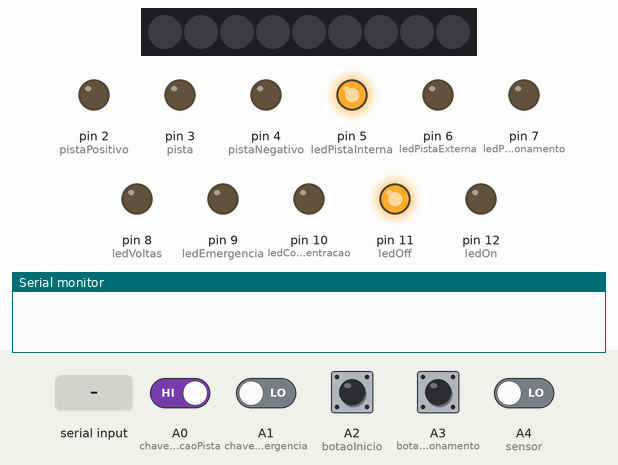
Recording of a sketch running on a simulated Arduino Uno, built with avr-gcc and run on an emulated ATmega328P. Parts: 9 RGB LEDs in strip order, left to right, output pins drawn as LEDs (lit = HIGH), the last lines printed to the serial monitor. Inputs (shaded band) come from the test bench; at power-on: A0 (chaveSelecaoPista) HIGH, A1 (chaveEmergencia), A2 (botaoInicio), A3 (botaoPosicionamento), A4 (sensor) LOW. The strip is taken to match the declared colour order; random numbers use the default seed unless the sketch sets one.

Above: at 1.2 s.
1.3 s: A1 (chaveEmergencia) driven HIGH
At 3.3 s:
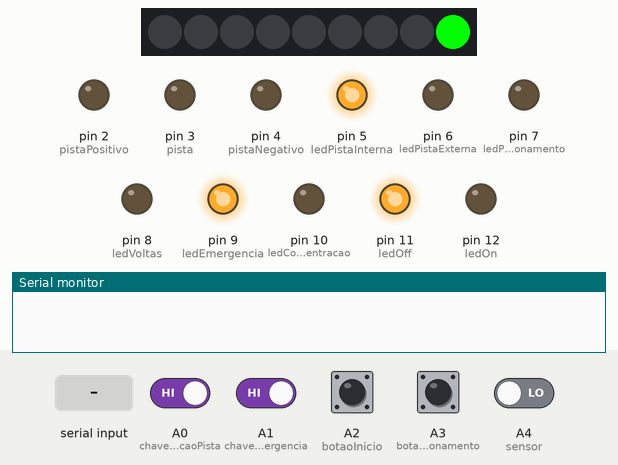
4.3 s: A0 (chaveSelecaoPista) driven LOW
At 6.1 s:
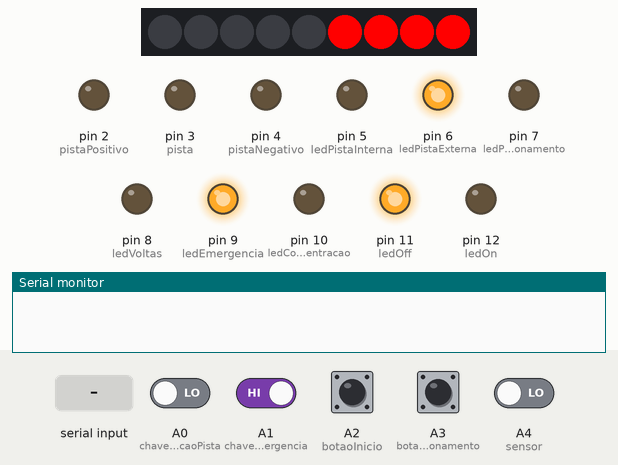
7.3 s: A0 (chaveSelecaoPista) driven HIGH
At 10.0 s:
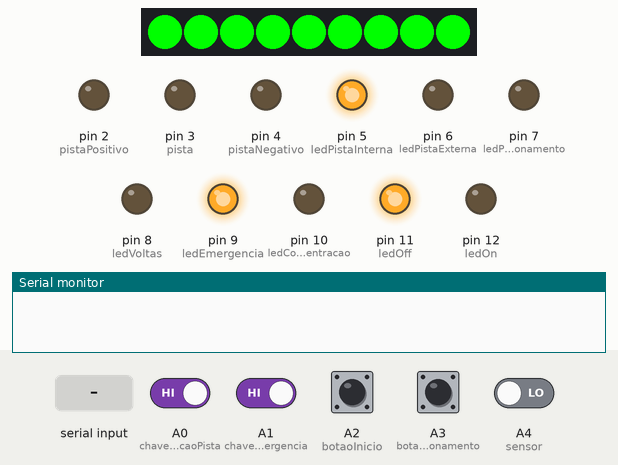
10.3 s: A2 (botaoInicio) pulled HIGH for 0.15 s
At 11.3 s:
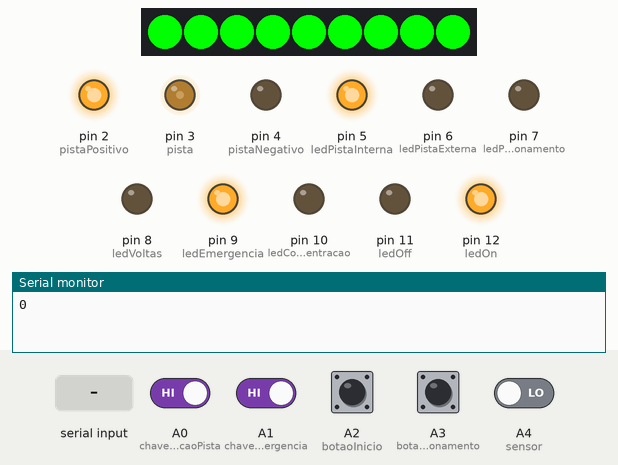
13.4 s: "90,45\n" received over Serial
At 14.4 s:
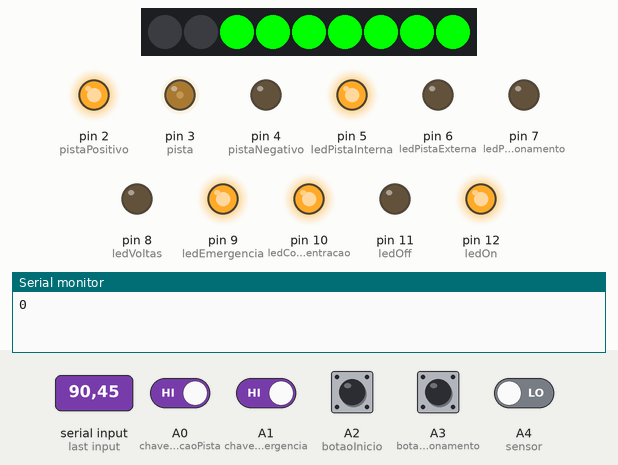
16.4 s: A0 (chaveSelecaoPista) driven LOW
At 17.6 s:
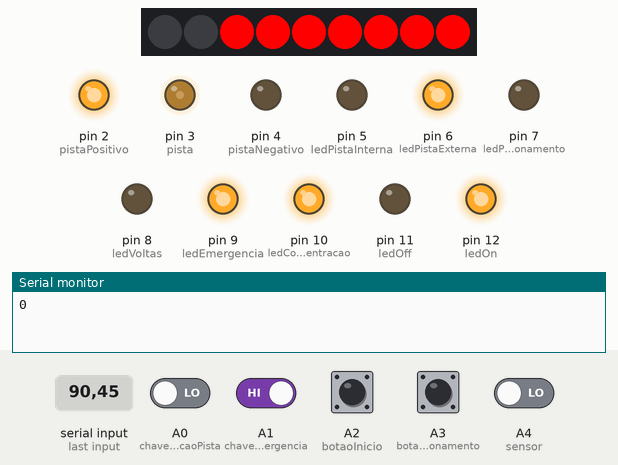
Timing chart, 0 to 25.5 s (numbered marks = the images above; inputs shaded):
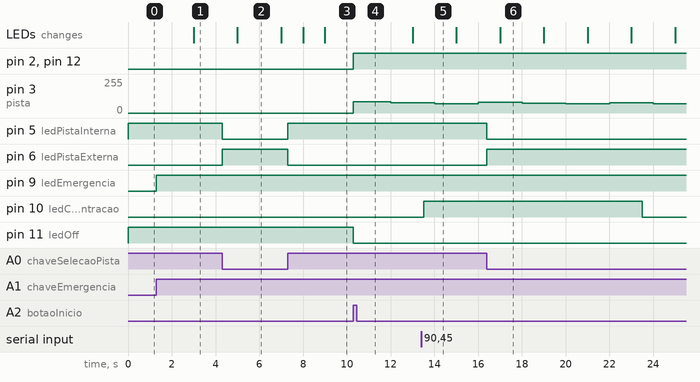

The sketch:

Autorama.ino
```cpp
/*

MindRace - Software do Arduino - Desenvolvido por Paulo Salvatore
VISÃO GERAL
- O programa inicia em um estado neutro, aguardando ação do botão de início.
- Ao acionar o botão de início, o programa irá iniciar uma corrida.
- A energização da pista se baseará nos valores que o programa recebe pela porta serial.
- Caso a comunicação entre o programa conectado ao MindWave e o arduino estiver comprometida, é possível acionar
o botão de emergência para que o programa comece a gerar valores aleatórios e energize a pista com base neles.
- Um outro sensor irá efetuar o trabalho de contagem das voltas, sempre que o sensor for acionado, o programa irá
contabilizar uma volta. Ao atingir o limite de voltas a corrida será finalizada e o programa irá retornar ao status
inicial.	Mesmo que o sensor continue ativo diversas vezes seguidamente, ele só irá aceitar um novo valor quando
entrar em estado inativo. Exemplo: Se o carrinho parar na frente do sensor, enviando constantemente uma informação,
o sensor irá considerar aquilo como apenas uma informação e só irá liberar uma nova entrada de informação quando o
carrinho sair da frente do sensor.
- O programa irá imprimir o número da volta atual na porta serial sempre que:
A corrida for iniciada;
O número da volta conforme o sensor de voltas for alterado;
A corrida for finalizada.
- Caso nenhuma corrida esteja ativa, é possível iniciar o posicionamento automático dos carrinhos. Baseado em qual
pista está selecionada (externa ou interna), ao pressionar o botão de posicionamento, o carrinho irá até o sensor,
ficará parado por um pequeno período de tempo e iniciará o movimento novamente por um certo período de tempo até
que pare na posição desejada.
OBS.: Para ajustar a posição de parada, é necessário mexer na duração da energização da pista durante o posicionamento
através da variável array duracaoPosicionamentoAutomatico[] - Sendo que o primeiro valor é da posição externa e o
segundo é da posição interna. Também é possível mexer na velocidade do carrinho através da variável array
valorPosicionamentoAutomatico[] - seguindo as mesmas posições citadas acima para os valores de cada pista.
LEDs DE CONTROLE
Existem 8 LEDs que indicam o status de alguns componentes do circuito:
- LED Verde - Status - Corrida Ativa
Quando tiver uma corrida ativa, esse LED irá ficar aceso.
- LED Vermelho - Status - Nenhuma Corrida Ativa
Quando não tiver nenhuma corrida ativa, esse LED irá ficar aceso.
- LED Laranja - Concentração - Última Concentração Válida
Quando o programa receber um valor de concentração via porta serial, esse LED irá acender enquanto esse valor
estiver ativo, caso um novo valor não seja recebido em um certo prazo de segundos, esse LED irá apagar e o
valor de concentração será zerado.
- LED Amarelo - Emergência - Estado de Emergência acionado
Quando a chave de emergência for acionada esse LED irá ficar aceso para representar que o estado de emergência
está acionado na pista.
- LED Azul - Sensor - Estado do Sensor
Enquanto o sensor estiver obtendo algum valor esse LED irá ficar aceso. Assim que o sensor parar de emitir
sinal, o LED apagará. Enquanto o LED estiver ligado, não é possível contabilizar novas voltas na pista.
- LED Amarelo - Posicionamento Automático
Quando o botão de posicionamento automático for pressionado, o LED irá ficar aceso, caso contrário, ele ficará apagado.
- LED Laranja - Pista Externa Selecionada
Quando esse LED estiver aceso, significa que o arduino está programado para funcionar na pista externa, isso implicará
apenas no posicionamento automático, onde os valores de duração da energização são diferentes para cada pista.
- LED Amarelo - Pista Interna Selecionada
Quando esse LED estiver aceso, significa que o arduino está programado para funcionar na pista interna, isso implicará
apenas no posicionamento automático, onde os valores de duração da energização são diferentes para cada pista.

*/

#include <SimpleTimer.h>
#include <Adafruit_NeoPixel.h>

SimpleTimer simpleTimer;

int botaoInicio = A2;
int chaveEmergencia = A1;
int chaveSelecaoPista = A0;
int botaoPosicionamento = A3;

int sensor = A4;

int pistaPositivo = 2;
int pista = 3;
int pistaNegativo = 4;
int energiaPista;

int ledOn = 12;
int ledOff = 11;
int ledConcentracao = 10;
int ledEmergencia = 9;
int ledVoltas = 8;
int ledPosicionamento = 7;

int fitaLed = A5;

int ledPistaExterna = 6;
int ledPistaInterna = 5;

bool corridaIniciada = false;

bool emergenciaAtivado = false;

bool botaoInicioLiberado = true;
bool emergenciaLiberado = true;

bool sensorLiberado = false;
unsigned long tempoSensor;
float delaySensor = 500;

int voltas = 0;
int maxVoltas = 6;
unsigned long tempoLedVoltas;
int contadorSensorVoltas;
int contadorNecessarioSensorVoltas = 5;

int concentracao = 0;
int concentracaoAleatoria = 0;
int concentracaoIntervalo[] = { 0, 100 };
unsigned long tempoUltimaConcentracaoRecebida;
float delayUltimaConcentracao = 10000;
bool ledConcentracaoLigado = false;
int variacaoConcentracaoAleatoria[] = { 10, 41 };

int energizarIntervalo[2][2] = {
	{62, 86},
	{60, 84}
};
int energizacaoFixa = 0;

unsigned long tempoAtual;
unsigned long tempoUltimaAtualizacao;
float delayAtualizacao = 2000;

bool botaoPosicionamentoLiberado = false;
bool posicionamentoLiberado = false;
bool posicionamentoIniciado = false;
int valorPosicionamentoAutomatico[] = { 69, 62 };
int duracaoPosicionamentoAutomatico[] = { 600, 0 };
int delayAposEtapa1 = 500;
unsigned long tempoEnergizacao;
float delayEnergizacao;

int pistaSelecionada;

int valoresRecebidos[3];
unsigned long tempoUltimoValorRecebido;
float delayUltimoValorRecebido = 100;
int quantidadeValoresRecebidos;

int totalLedsFita[] = { 9, 9 };
int coresLedsFita[2][3] = {
	{255, 0, 0},
	{0, 255, 0}
};

Adafruit_NeoPixel strip = Adafruit_NeoPixel(9, fitaLed, NEO_RGB + NEO_KHZ800);

void AtualizarLedsStatus()
{
	digitalWrite(ledOn, corridaIniciada ? HIGH : LOW);
	digitalWrite(ledOff, corridaIniciada ? LOW : HIGH);
}

void setup()
{
	pinMode(botaoInicio, INPUT);
	pinMode(chaveEmergencia, INPUT);
	pinMode(chaveSelecaoPista, INPUT);
	pinMode(botaoPosicionamento, INPUT);

	pinMode(sensor, INPUT);

	pinMode(pistaNegativo, OUTPUT);
	pinMode(pista, OUTPUT);
	pinMode(pistaPositivo, OUTPUT);

	pinMode(ledOn, OUTPUT);
	pinMode(ledOff, OUTPUT);
	pinMode(ledConcentracao, OUTPUT);
	pinMode(ledEmergencia, OUTPUT);
	pinMode(ledVoltas, OUTPUT);
	pinMode(ledPosicionamento, OUTPUT);

	pinMode(fitaLed, OUTPUT);

	pinMode(ledPistaExterna, OUTPUT);
	pinMode(ledPistaInterna, OUTPUT);

	Serial.begin(9600);
	strip.begin();

	AtualizarLedsStatus();
	AtualizarLedPistaSelecionada();

	simpleTimer.setInterval(1000, AtualizarFitaLed);
}

void AtualizarLedEmergencia()
{
	digitalWrite(ledEmergencia, emergenciaAtivado ? HIGH : LOW);
}

void AtualizarLedVoltas(bool desligar = false)
{
	digitalWrite(ledVoltas, (!sensorLiberado && !desligar) ? HIGH : LOW);
}

void ApagarLedVoltas()
{
	AtualizarLedVoltas(true);
}

void ApagarLedConcentracao()
{
	digitalWrite(ledConcentracao, LOW);
}

void AcenderLedConcentracao()
{
	digitalWrite(ledConcentracao, HIGH);
}

void PiscarLedConcentracao()
{
	ApagarLedConcentracao();
	simpleTimer.setTimeout(100, AcenderLedConcentracao);
}

void AtualizarLedPosicionamento(bool desligar = false)
{
	digitalWrite(ledPosicionamento, posicionamentoIniciado ? HIGH : LOW);
}

void AtualizarLedPistaSelecionada()
{
	digitalWrite(ledPistaExterna, pistaSelecionada == 0 ? HIGH : LOW);
	digitalWrite(ledPistaInterna, pistaSelecionada == 1 ? HIGH : LOW);
}

void AtualizarFitaLed()
{
	for (int i = 0; i < totalLedsFita[pistaSelecionada]; i++)
	{
		int index = totalLedsFita[pistaSelecionada] - i;
		uint32_t cor = (concentracao == 0 || index > concentracao * totalLedsFita[pistaSelecionada] / 100 ? strip.Color(0, 0, 0) : strip.Color(coresLedsFita[pistaSelecionada][0], coresLedsFita[pistaSelecionada][1], coresLedsFita[pistaSelecionada][2]));

		strip.setPixelColor(i, cor);
	}

	strip.show();
}

void ExibirVoltas()
{
	Serial.println(voltas);
}

void IniciarCorrida()
{
	if (!corridaIniciada) {
		voltas = 0;
		corridaIniciada = true;
		ExibirVoltas();
		AtualizarLedsStatus();
	}
}

void EncerrarCorrida()
{
	corridaIniciada = false;
	AtualizarLedsStatus();
	simpleTimer.setTimeout(100, ApagarLedVoltas);
}

void ContarVoltas()
{
	voltas++;

	if (voltas < 0)
		voltas = 1;

	ExibirVoltas();

	if (voltas == maxVoltas)
		EncerrarCorrida();
}

void ChecarBotaoInicio()
{
	if (corridaIniciada || posicionamentoIniciado)
		return;

	bool leituraBotaoInicio = digitalRead(botaoInicio);
	if (botaoInicioLiberado && leituraBotaoInicio)
	{
		IniciarCorrida();
		botaoInicioLiberado = false;
	}
	else if (!botaoInicioLiberado && !leituraBotaoInicio)
		botaoInicioLiberado = true;
}

void ChecarEmergencia()
{
	bool leituraEmergencia = digitalRead(chaveEmergencia);
	if (leituraEmergencia && !emergenciaAtivado)
	{
		emergenciaAtivado = true;
		AtualizarLedEmergencia();
	}
	else if (!leituraEmergencia && emergenciaAtivado)
	{
		emergenciaAtivado = false;
		AtualizarLedEmergencia();
		concentracao = 0;
	}
}

void ChecarPistaSelecionada()
{
	bool leituraSelecaoPista = digitalRead(chaveSelecaoPista);
	if (leituraSelecaoPista != pistaSelecionada)
	{
		pistaSelecionada = leituraSelecaoPista;
		AtualizarLedPistaSelecionada();
	}
}

void EnergizarPistaTempo(int energia, float tempo)
{
	energizacaoFixa = energia;
	delayEnergizacao = tempo;
	tempoEnergizacao = tempoAtual;
	EnergizarPista();
}

void EnergizarPistaTempoAutomatico()
{
	EnergizarPistaTempo(valorPosicionamentoAutomatico[pistaSelecionada], duracaoPosicionamentoAutomatico[pistaSelecionada]);
}

void ChecarSensor()
{
	if (!corridaIniciada && !posicionamentoIniciado)
		return;

	bool leituraSensor = !digitalRead(sensor);

	if (sensorLiberado && leituraSensor)
	{
		contadorSensorVoltas++;
		if (contadorSensorVoltas >= contadorNecessarioSensorVoltas)
		{
			sensorLiberado = false;
			AtualizarLedVoltas();
			if (corridaIniciada)
				ContarVoltas();
			else if (posicionamentoIniciado)
				ProcessarPosicionamento(2);
		}

		tempoSensor = tempoAtual;
	}
	else if (!sensorLiberado && !leituraSensor && tempoAtual > tempoSensor + delaySensor)
	{
		contadorSensorVoltas = 0;
		sensorLiberado = true;
		AtualizarLedVoltas();
	}
}

void ValidarConcentracao()
{
	if (tempoAtual > tempoUltimaConcentracaoRecebida + delayUltimaConcentracao)
	{
		if (!emergenciaAtivado)
			concentracao = 0;

		if (ledConcentracaoLigado)
		{
			ApagarLedConcentracao();
			ledConcentracaoLigado = false;
		}
	}
	else if (tempoUltimaConcentracaoRecebida != 0 && tempoAtual < tempoUltimaConcentracaoRecebida + delayUltimaConcentracao && !ledConcentracaoLigado)
	{
		AcenderLedConcentracao();
		ledConcentracaoLigado = true;
	}
}

void ChecarRecebimentoSerial()
{
	if (Serial.available() > 0)
	{
		int dadoRecebido = Serial.read();

		if (dadoRecebido == 99)
			ChecarConexaoUnity(dadoRecebido);
		else
		{
			int valorRecebido = dadoRecebido - '0';
			tempoUltimoValorRecebido = tempoAtual;
			valoresRecebidos[quantidadeValoresRecebidos] = valorRecebido;
			quantidadeValoresRecebidos++;
		}
	}
}

void ValidarRecebimentoSerial()
{
	if (tempoAtual > tempoUltimoValorRecebido + delayUltimoValorRecebido && quantidadeValoresRecebidos > 0)
	{
		String valorRecebidoCompleto = "";
		for (int i = 0; i < quantidadeValoresRecebidos; i++)
		{
			int valor = valoresRecebidos[i];
			if (valor >= 0)
			{
				valorRecebidoCompleto += valoresRecebidos[i];
				valoresRecebidos[i] = -1;
			}
		}

		int valorRecebido = valorRecebidoCompleto.toInt();
		AtualizarConcentracao(valorRecebido);
		quantidadeValoresRecebidos = 0;
	}
}

void AtualizarConcentracao(int valor)
{
	concentracao = constrain(valor, 0, 100);
	PiscarLedConcentracao();
	tempoUltimaConcentracaoRecebida = tempoAtual;
}

void AtualizarConcentracaoAleatoria()
{
	if (tempoAtual > tempoUltimaAtualizacao + delayAtualizacao)
	{
		int modificador = random(variacaoConcentracaoAleatoria[0], variacaoConcentracaoAleatoria[1]);
		int multiplicador = concentracaoAleatoria > 30 ? random(0, 2) == 0 ? 1 : -1 : 1;

		concentracaoAleatoria = min(concentracaoIntervalo[1], max(concentracaoIntervalo[0], concentracao + modificador * multiplicador));

		tempoUltimaAtualizacao = tempoAtual;
	}
}

void EnergizarPista()
{
	int energia;
	if (energizacaoFixa > 0)
		energia = energizacaoFixa;
	else if (energizacaoFixa == -1)
	{
		energia = 0;
		energizacaoFixa = 0;
	}
	else
	{
		if (emergenciaAtivado)
			concentracao = concentracaoAleatoria;

		int energizacaoIntervaloReal = energizarIntervalo[pistaSelecionada][1] - energizarIntervalo[pistaSelecionada][0];
		energia = corridaIniciada ? max(energizarIntervalo[pistaSelecionada][0], min(energizarIntervalo[pistaSelecionada][1], energizarIntervalo[pistaSelecionada][0] + concentracao * energizacaoIntervaloReal / 100)) : 0;
	}

	if (tempoEnergizacao > 0 && tempoAtual > tempoEnergizacao + delayEnergizacao)
	{
		delayEnergizacao = 0;
		tempoEnergizacao = 0;
		energizacaoFixa = 0;
	}

	if (energia != energiaPista)
	{
		digitalWrite(pistaPositivo, HIGH);
		digitalWrite(pistaNegativo, LOW);
		analogWrite(pista, energia);
		energiaPista = energia;
	}
}

void DesenergizarPista()
{
	energizacaoFixa = -1;
	EnergizarPista();
}

void IniciarPosicionamento()
{
	if (!posicionamentoIniciado)
	{
		Serial.println("p");

		ProcessarPosicionamento(1);
		posicionamentoIniciado = true;
		AtualizarLedPosicionamento();
	}
}

void ProcessarPosicionamento(int etapaPosicionamento)
{
	if (etapaPosicionamento == 1)
		energizacaoFixa = valorPosicionamentoAutomatico[pistaSelecionada];
	else if (etapaPosicionamento == 2)
	{
		DesenergizarPista();
		simpleTimer.setTimeout(delayAposEtapa1, EnergizarPistaTempoAutomatico);
		simpleTimer.setTimeout(duracaoPosicionamentoAutomatico[pistaSelecionada], EncerrarPosicionamento);
	}
}

void EncerrarPosicionamento()
{
	if (posicionamentoIniciado)
	{
		Serial.println("p");

		posicionamentoIniciado = false;
		AtualizarLedPosicionamento();
		ApagarLedVoltas();
	}
}

void ChecarPosicionamentoAutomatico()
{
	if (corridaIniciada || posicionamentoIniciado)
		return;

	bool leituraBotaoPosicionamento = digitalRead(botaoPosicionamento);
	if (botaoPosicionamentoLiberado && leituraBotaoPosicionamento)
	{
		IniciarPosicionamento();
		botaoPosicionamentoLiberado = false;
	}
	else if (!botaoPosicionamentoLiberado && !leituraBotaoPosicionamento)
		botaoPosicionamentoLiberado = true;
}

void ChecarConexaoUnity(int dadoRecebido)
{
	// Serial.println(dadoRecebido);
}

void loop()
{
	simpleTimer.run();

	tempoAtual = millis();

	ChecarRecebimentoSerial();
	ValidarRecebimentoSerial();

	ChecarPosicionamentoAutomatico();

	ChecarBotaoInicio();
	ChecarEmergencia();
	ChecarSensor();
	ChecarPistaSelecionada();

	ValidarConcentracao();
	AtualizarConcentracaoAleatoria();

	EnergizarPista();
}
```

Measured:
- after the input at 1.3 s, pin 9 (ledEmergencia): LOW → HIGH at once; the LEDs: change after 1.7 s (image 1)
- after the input at 4.3 s, pin 5 (ledPistaInterna): HIGH → LOW at once; pin 6 (ledPistaExterna): LOW → HIGH at once
- after the input at 7.3 s, pin 5 (ledPistaInterna): LOW → HIGH at once; pin 6 (ledPistaExterna): HIGH → LOW at once
- after the input at 10.3 s, pin 2 (pistaPositivo), pin 12 (ledOn): LOW → HIGH at once; pin 3 (pista): 0/255 → 84/255 at once, → 78/255 1.7 s later; pin 11 (ledOff): HIGH → LOW at once
- after the input at 13.4 s, pin 10 (ledConcentracao): LOW → HIGH after 0.11 s
- after the input at 16.4 s, pin 5 (ledPistaInterna): HIGH → LOW at once; pin 6 (ledPistaExterna): LOW → HIGH at once
- what the display in image 2 shows lasts 2.0 s, from 5.0 s to 7.0 s
